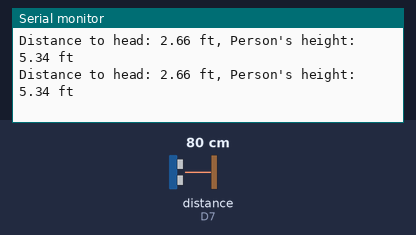
The sketch below on a simulated ESP8266 (NodeMCU). Shown: the last lines printed to the serial monitor. The test bench sets the inputs (shaded band); at power-on: distance to the obstacle (sensor on D7) 80 cm. The echo pulse lasts 58.3 µs per cm; WiFi joins after 1.5 s; servers stay silent unless stated.

Above: at 3.0 s.
3.1 s: distance to the obstacle (sensor on D7) set to 2 cm
At 4.4 s:
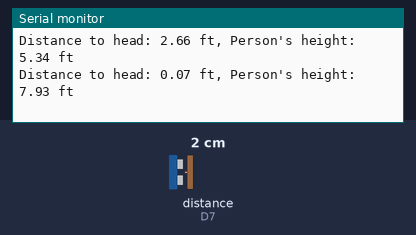
4.6 s: distance to the obstacle (sensor on D7) set to 4 cm
At 5.6 s:
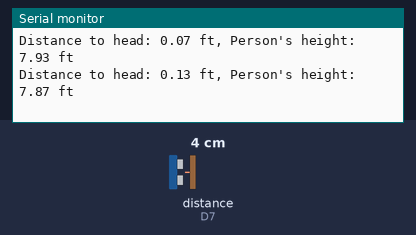
Timing chart, 0 to 7.6 s (numbered marks = the images above; inputs shaded):
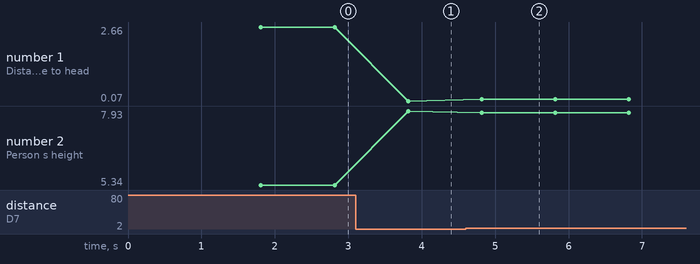

The sketch:

Ultrasonic_Sensor_for_Height.ino
```cpp
#define BLYNK_TEMPLATE_ID "*************************"
#define BLYNK_TEMPLATE_NAME "IoT Enabled Patient Health Status System"
#define BLYNK_AUTH_TOKEN "*******************"

#include <NewPing.h>
#include <ESP8266WiFi.h>
#include <BlynkSimpleEsp8266.h>
#include <SoftwareSerial.h>
// Pin definitions for HC-SR04
#define TRIG_PIN D8  // Trigger pin
#define ECHO_PIN D7  // Echo pin
#define MAX_SENSOR_DISTANCE_CM 400 // Max sensor range in cm (≈13 feet)
#define BLYNK_PRINT Serial
// Initialize NewPing object
NewPing sonar(TRIG_PIN, ECHO_PIN, MAX_SENSOR_DISTANCE_CM);
const char* ssid ="**********";
const char* password ="*****";
// Constants
const float SENSOR_HEIGHT_FT = 8.0; // Height of sensor above ground in feet (adjust as needed)
const float CM_TO_FEET = 0.0328084; // 1 cm = 0.0328084 feet

void setup() {
  // Start Serial Monitor
  Serial.begin(9600);
  Blynk.begin(BLYNK_AUTH_TOKEN, ssid, password);
}

void loop() {
  // Measure distance in cm and convert to feet
  float distanceCm = sonar.ping_cm();
  float distanceFt = distanceCm * CM_TO_FEET;

  // Handle invalid readings (0 means out of range or error)
  if (distanceCm == 0) {
    Serial.println("No valid measurement (out of range or error)");
  } else {
    // Calculate person's height
    float personHeightFt = SENSOR_HEIGHT_FT - distanceFt;

    // Ensure height is non-negative
    if (personHeightFt < 0) personHeightFt = 0;

    // Output to Serial Monitor
    Serial.print("Distance to head: ");
    Serial.print(distanceFt);
    Serial.print(" ft, Person's height: ");
    Serial.print(personHeightFt);
    Blynk.virtualWrite(V1,personHeightFt);
    Serial.println(" ft");
  }
  Blynk.run();
  // Delay before next reading
  delay(1000);
}
```

Measured:
- after the input at 3.1 s, the serial monitor: prints a new line after 0.72 s (image 1)
- after the input at 4.6 s, the serial monitor: prints a new line after 0.22 s (image 2)
- plotted number 1: 2.66 → 0.07 after the input at 3.1 s, 0.07 → 0.13 after the input at 4.6 s
- plotted number 2: 5.34 → 7.93 after the input at 3.1 s, 7.93 → 7.87 after the input at 4.6 s
